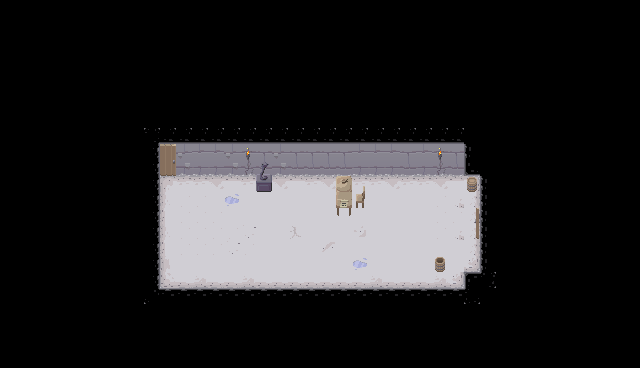

A 2D game scene composited from a Tiled map and its tileset images. What follows is a short description and the map's XML, with each tile layer's data collapsed to a summary:
An orthogonal 40x23 tile map with 16x16 px tiles, 4 tile layers (Superficie, Mobiliario, estadartes y mesas, loot ).

<map version="1.4" tiledversion="2021.01.13" orientation="orthogonal" renderorder="right-down" width="40" height="23" tilewidth="16" tileheight="16" infinite="0" nextlayerid="5" nextobjectid="1">
 <tileset firstgid="1" source="Dungeon Tileset Calciumtrice.tsx" />
 <layer id="1" name="Superficie" width="40" height="23">
  <data>[920 cells, 239 non-empty, 40 distinct tile ids]</data>
 </layer>
 <layer id="2" name="Mobiliario" width="40" height="23">
  <data>[920 cells, 17 non-empty, 15 distinct tile ids]</data>
 </layer>
 <layer id="3" name="estadartes y mesas" width="40" height="23">
  <data>[920 cells, 0 non-empty, 0 distinct tile ids]</data>
 </layer>
 <layer id="4" name="loot " width="40" height="23">
  <data>[920 cells, 2 non-empty, 2 distinct tile ids]</data>
 </layer>
</map>
